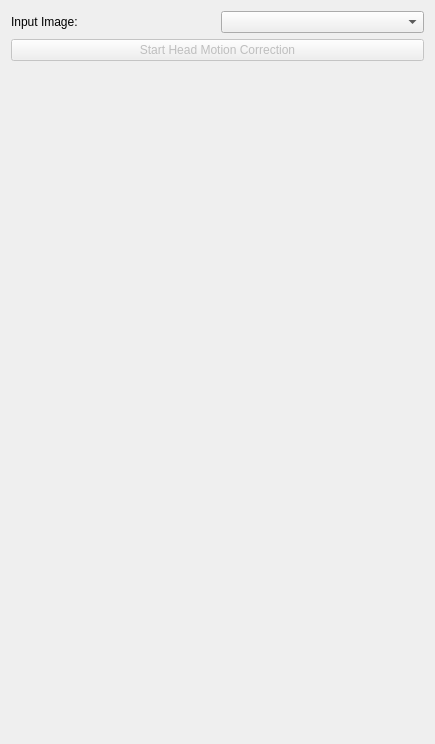
<?xml version="1.0" encoding="utf-8"?>
<ui version="4.0">
 <class>QmitkHeadMotionCorrectionViewControls</class>
 <widget class="QWidget" name="QmitkHeadMotionCorrectionViewControls">
  <property name="geometry">
   <rect>
    <x>0</x>
    <y>0</y>
    <width>435</width>
    <height>744</height>
   </rect>
  </property>
  <property name="windowTitle">
   <string>Form</string>
  </property>
  <layout class="QGridLayout" name="gridLayout_2">
   <item row="1" column="0">
    <widget class="QPushButton" name="m_RegistrationStartButton">
     <property name="enabled">
      <bool>false</bool>
     </property>
     <property name="toolTip">
      <string>Start DWI registration/Head Motion Correction</string>
     </property>
     <property name="text">
      <string>Start Head Motion Correction</string>
     </property>
    </widget>
   </item>
   <item row="10" column="0">
    <spacer name="verticalSpacer">
     <property name="orientation">
      <enum>Qt::Vertical</enum>
     </property>
     <property name="sizeHint" stdset="0">
      <size>
       <width>20</width>
       <height>40</height>
      </size>
     </property>
    </spacer>
   </item>
   <item row="0" column="0">
    <widget class="QFrame" name="frame">
     <property name="frameShape">
      <enum>QFrame::NoFrame</enum>
     </property>
     <property name="frameShadow">
      <enum>QFrame::Raised</enum>
     </property>
     <layout class="QGridLayout" name="gridLayout">
      <property name="leftMargin">
       <number>0</number>
      </property>
      <property name="topMargin">
       <number>0</number>
      </property>
      <property name="rightMargin">
       <number>0</number>
      </property>
      <property name="bottomMargin">
       <number>0</number>
      </property>
      <item row="0" column="1">
       <widget class="QmitkDataStorageComboBox" name="m_ImageBox"></widget>
      </item>
      <item row="0" column="0">
       <widget class="QLabel" name="label">
        <property name="text">
         <string>Input Image:</string>
        </property>
       </widget>
      </item>
     </layout>
    </widget>
   </item>
  </layout>
 </widget>
 <customwidgets>
  <customwidget>
   <class>QmitkDataStorageComboBox</class>
   <extends>QComboBox</extends>
   <header location="global">QmitkDataStorageComboBox.h</header>
  </customwidget>
 </customwidgets>
 <resources></resources>
 <connections></connections>
</ui>
